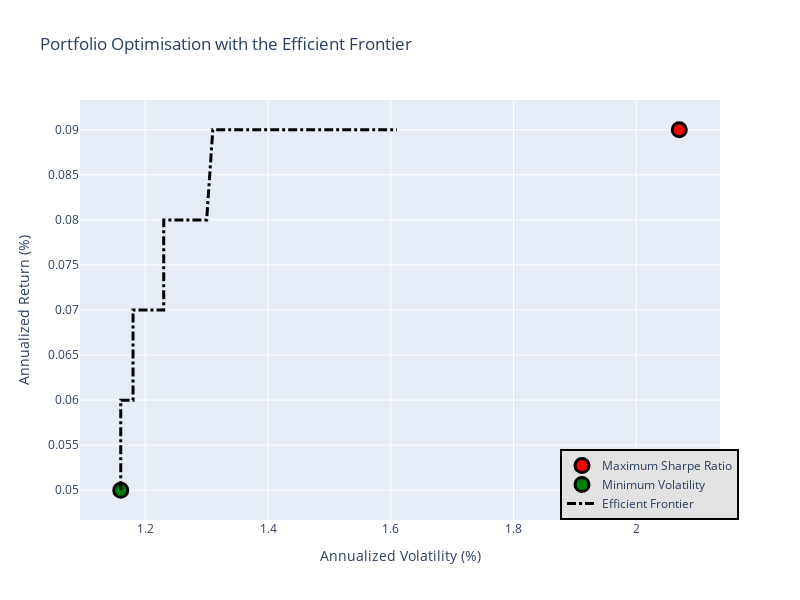

The notebook cell this image was saved under:
### Code cell
### This one works 

def maxSR(mean_log_returns, covariance_matrix_log_returns, risk_free_rate=.03, constraintSet=(0, 1)):
    num_assets = len(mean_log_returns)
    
    def portfolio_return(weights):
        return np.dot(weights, mean_log_returns)
    
    def portfolio_volatility(weights):
        return np.sqrt(np.dot(weights.T, np.dot(covariance_matrix_log_returns, weights)))
    
    def negative_sharpe_ratio(weights):
        return - (portfolio_return(weights) - risk_free_rate) / portfolio_volatility(weights)
    
    constraints = {'type': 'eq', 'fun': lambda x: np.sum(x) - 1}
    bounds = tuple(constraintSet for _ in range(num_assets))
    initial_guess = num_assets * [1. / num_assets]
    
    result = minimize(negative_sharpe_ratio, initial_guess, method='SLSQP', bounds=bounds, constraints=constraints)
    return result

def minimizeVariance(mean_log_returns, covariance_matrix_log_returns, constraintSet=(0, 1)):
    num_assets = len(mean_log_returns)
    
    def portfolio_volatility(weights):
        return np.sqrt(np.dot(weights.T, np.dot(covariance_matrix_log_returns, weights)))
    
    constraints = {'type': 'eq', 'fun': lambda x: np.sum(x) - 1}
    bounds = tuple(constraintSet for _ in range(num_assets))
    initial_guess = num_assets * [1. / num_assets]
    
    result = minimize(portfolio_volatility, initial_guess, method='SLSQP', bounds=bounds, constraints=constraints)
    return result

def portfolioPerformance(weights, mean_log_returns, covariance_matrix_log_returns):
    portfolio_return = np.dot(weights, mean_log_returns)
    portfolio_stddev = np.sqrt(np.dot(weights.T, np.dot(covariance_matrix_log_returns, weights)))
    return portfolio_return, portfolio_stddev

def portfolioReturn(weights, mean_log_returns, covariance_matrix_log_returns):
    return np.dot(weights, mean_log_returns)

def portfolioVariance(weights, mean_log_returns, covariance_matrix_log_returns):
    return np.sqrt(np.dot(weights.T, np.dot(covariance_matrix_log_returns, weights)))

def efficientOpt(mean_log_returns, covariance_matrix_log_returns, returnTarget, constraintSet=(0, 1)):
    "For each returnTarget, we want to optimize the portfolio for minimum variance"
    num_assets = len(mean_log_returns)
    args = (mean_log_returns, covariance_matrix_log_returns)
    
    constraints = (
        {'type': 'eq', 'fun': lambda x: portfolioReturn(x, mean_log_returns, covariance_matrix_log_returns) - returnTarget},
        {'type': 'eq', 'fun': lambda x: np.sum(x) - 1}
    )
    bounds = tuple(constraintSet for _ in range(num_assets))
    initial_guess = num_assets * [1. / num_assets]
    
    effOpt = minimize(portfolioVariance, initial_guess, args=args, method='SLSQP', bounds=bounds, constraints=constraints)
    return effOpt

def calculatedResults(mean_log_returns, covariance_matrix_log_returns, risk_free_rate=.03, constraintSet=(0, 1)):
    "read in mean, cov matrix, and other financial information"
    "output, Max SR, Min Volatility, efficient frontier"
    # Max Sharpe Ratio Portfolio
    maxSR_Portfolio = maxSR(mean_log_returns, covariance_matrix_log_returns, risk_free_rate, constraintSet)
    maxSR_Returns, maxSR_std = portfolioPerformance(maxSR_Portfolio.x, mean_log_returns, covariance_matrix_log_returns)
    maxSR_Returns, maxSR_std = round(maxSR_Returns * 100, 2), round(maxSR_std * 100, 2)
    maxSR_allocation = pd.DataFrame(maxSR_Portfolio.x, index=mean_log_returns.index, columns=['allocation'])
    maxSR_allocation.allocation = [round(i * 100, 0) for i in maxSR_allocation.allocation]
    
    # Min Volatility Portfolio 
    minVol_Portfolio = minimizeVariance(mean_log_returns, covariance_matrix_log_returns, constraintSet)
    minVol_returns, minVol_std = portfolioPerformance(minVol_Portfolio.x, mean_log_returns, covariance_matrix_log_returns)
    minVol_returns, minVol_std = round(minVol_returns * 100, 2), round(minVol_std * 100, 2)
    minVol_allocation = pd.DataFrame(minVol_Portfolio.x, index=mean_log_returns.index, columns=['allocation'])
    minVol_allocation.allocation = [round(i * 100, 0) for i in minVol_allocation.allocation]

    # Efficient Frontier
    target_returns = np.linspace(minVol_returns / 100, maxSR_Returns / 100, 100)
    efficient_stddevs = []
    efficient_allocations = []
    
    for target in target_returns:
        efficient_portfolio = efficientOpt(mean_log_returns, covariance_matrix_log_returns, target, constraintSet)
        efficient_stddev = portfolioPerformance(efficient_portfolio.x, mean_log_returns, covariance_matrix_log_returns)[1]
        efficient_stddevs.append(efficient_stddev)
        efficient_allocations.append(efficient_portfolio.x)

    efficient_stddevs = [round(std * 100, 2) for std in efficient_stddevs]
    target_returns = [round(ret * 100, 2) for ret in target_returns]
    
    return maxSR_Returns, maxSR_std, maxSR_allocation, minVol_returns, minVol_std, minVol_allocation, efficient_stddevs, target_returns, efficient_allocations

# Graph Function
def EF_graph(mean_log_returns, covariance_matrix_log_returns, riskFreeRate=.03, constraintSet=(0, 1)):
    "return a graph, plotting minVol, maxSR and efficient frontier"
    maxSR_Returns, maxSR_std, maxSR_allocation, minVol_returns, minVol_std, minVol_allocation, efficientList, targetReturn, efficient_allocations = calculatedResults(mean_log_returns, covariance_matrix_log_returns, riskFreeRate, constraintSet)
    
    # Max SR
    MaxSharpeRatio = go.Scatter(
        name="Maximum Sharpe Ratio",
        mode="markers",
        x=[maxSR_std],
        y=[maxSR_Returns],
        marker=dict(color='red', size=14, line=dict(width=3, color='black')),
        text=[maxSR_allocation.to_dict()['allocation']],
        hoverinfo='text'
    )
    
    # Min Vol
    MinVol = go.Scatter(
        name="Minimum Volatility",
        mode="markers",
        x=[minVol_std],
        y=[minVol_returns],
        marker=dict(color='green', size=14, line=dict(width=3, color='black')),
        text=[minVol_allocation.to_dict()['allocation']],
        hoverinfo='text'
    )    
         
    # Efficient Frontier
    efficient_text = [
        "<br>".join([f"{symbol}: {round(weight*100, 2)}%" for symbol, weight in zip(mean_log_returns.index, alloc)])
        for alloc in efficient_allocations
    ]
    
    EF_curve = go.Scatter(
        name="Efficient Frontier",
        mode="lines",
        x=efficientList,
        y=targetReturn,
        line=dict(color='black', width=3, dash='dashdot'),
        text=efficient_text,
        hoverinfo='text'
    )    
    
    data = [MaxSharpeRatio, MinVol, EF_curve]
    
    layout = go.Layout(
        title="Portfolio Optimisation with the Efficient Frontier",
        yaxis=dict(title="Annualized Return (%)"),
        xaxis=dict(title="Annualized Volatility (%)"),
        showlegend=True,
        legend=dict(
            x=0.75, 
            y=0, 
            traceorder='normal', 
            bgcolor='#E2E2E2', 
            bordercolor='black', 
            borderwidth=2),
        width=800,
        height=600,
    )
        
    fig = go.Figure(data=data, layout=layout)   
    
    return fig.show()

EF_graph(mean_log_returns, covariance_matrix_log_returns)

### Figure 1 — Plotly figure (JSON) as saved in the notebook; plotly's stock layout.template omitted (floating-point values rounded to 4 significant figures)
{"data": [{"hoverinfo": "text", "marker": {"color": "red", "line": {"color": "black", "width": 3}, "size": 14}, "mode": "markers", "name": "Maximum Sharpe Ratio", "text": ["{'AMZN': 100.0, 'COST': 0.0, 'MMM': 0.0}"], "type": "scatter", "x": [2.07], "y": [0.09]}, {"hoverinfo": "text", "marker": {"color": "green", "line": {"color": "black", "width": 3}, "size": 14}, "mode": "markers", "name": "Minimum Volatility", "text": ["{'AMZN': 9.0, 'COST': 47.0, 'MMM': 45.0}"], "type": "scatter", "x": [1.16], "y": [0.05]}, {"hoverinfo": "text", "line": {"color": "black", "dash": "dashdot", "width": 3}, "mode": "lines", "name": "Efficient Frontier", "text": ["AMZN: 6.86%<br>COST: 49.18%<br>MMM: 43.97%", "AMZN: 7.0%<br>COST: 49.53%<br>MMM: 43.46%", "AMZN: 7.15%<br>COST: 49.89%<br>MMM: 42.96%", "AMZN: 7.3%<br>COST: 50.25%<br>MMM: 42.46%", "AMZN: 7.44%<br>COST: 50.6%<br>MMM: 41.95%", "AMZN: 7.59%<br>COST: 50.96%<br>MMM: 41.45%", "AMZN: 7.74%<br>COST: 51.31%<br>MMM: 40.95%", "AMZN: 7.88%<br>COST: 51.67%<br>MMM: 40.44%", "AMZN: 8.03%<br>COST: 52.03%<br>MMM: 39.94%", "AMZN: 8.18%<br>COST: 52.38%<br>MMM: 39.44%", "AMZN: 8.33%<br>COST: 52.74%<br>MMM: 38.93%", "AMZN: 8.47%<br>COST: 53.1%<br>MMM: 38.43%", "AMZN: 8.62%<br>COST: 53.45%<br>MMM: 37.93%", "AMZN: 8.77%<br>COST: 53.81%<br>MMM: 37.42%", "AMZN: 8.91%<br>COST: 54.16%<br>MMM: 36.92%", "AMZN: 9.06%<br>COST: 54.52%<br>MMM: 36.42%", "AMZN: 9.21%<br>COST: 54.88%<br>MMM: 35.91%", "AMZN: 9.36%<br>COST: 55.23%<br>MMM: 35.41%", "AMZN: 9.5%<br>COST: 55.59%<br>MMM: 34.91%", "AMZN: 9.65%<br>COST: 55.94%<br>MMM: 34.41%", "AMZN: 9.8%<br>COST: 56.3%<br>MMM: 33.9%", "AMZN: 9.95%<br>COST: 56.66%<br>MMM: 33.4%", "AMZN: 10.09%<br>COST: 57.01%<br>MMM: 32.9%", "AMZN: 10.24%<br>COST: 57.37%<br>MMM: 32.39%", "AMZN: 10.39%<br>COST: 57.73%<br>MMM: 31.89%", "AMZN: 10.53%<br>COST: 58.09%<br>MMM: 31.38%", "AMZN: 10.67%<br>COST: 58.45%<br>MMM: 30.88%", "AMZN: 10.84%<br>COST: 58.78%<br>MMM: 30.38%", "AMZN: 10.96%<br>COST: 59.17%<br>MMM: 29.87%", "AMZN: 11.12%<br>COST: 59.51%<br>MMM: 29.37%", "AMZN: 11.27%<br>COST: 59.86%<br>MMM: 28.87%", "AMZN: 11.42%<br>COST: 60.22%<br>MMM: 28.37%", "AMZN: 11.57%<br>COST: 60.57%<br>MMM: 27.86%", "AMZN: 11.72%<br>COST: 60.93%<br>MMM: 27.36%", "AMZN: 11.86%<br>COST: 61.28%<br>MMM: 26.86%", "AMZN: 12.01%<br>COST: 61.64%<br>MMM: 26.35%", "AMZN: 12.16%<br>COST: 61.99%<br>MMM: 25.85%", "AMZN: 12.31%<br>COST: 62.35%<br>MMM: 25.35%", "AMZN: 12.45%<br>COST: 62.7%<br>MMM: 24.84%", "AMZN: 12.6%<br>COST: 63.06%<br>MMM: 24.34%", "AMZN: 12.75%<br>COST: 63.41%<br>MMM: 23.84%", "AMZN: 12.9%<br>COST: 63.77%<br>MMM: 23.33%", "AMZN: 13.05%<br>COST: 64.12%<br>MMM: 22.83%", "AMZN: 13.19%<br>COST: 64.48%<br>MMM: 22.33%", "AMZN: 13.34%<br>COST: 64.83%<br>MMM: 21.82%", "AMZN: 13.49%<br>COST: 65.19%<br>MMM: 21.32%", "AMZN: 13.64%<br>COST: 65.55%<br>MMM: 20.82%", "AMZN: 13.78%<br>COST: 65.9%<br>MMM: 20.31%", "AMZN: 13.93%<br>COST: 66.26%<br>MMM: 19.81%", "AMZN: 14.08%<br>COST: 66.61%<br>MMM: 19.31%", "AMZN: 14.23%<br>COST: 66.97%<br>MMM: 18.81%", "AMZN: 14.38%<br>COST: 67.32%<br>MMM: 18.3%", "AMZN: 14.52%<br>COST: 67.68%<br>MMM: 17.8%", "AMZN: 14.67%<br>COST: 68.03%<br>MMM: 17.3%", "AMZN: 14.82%<br>COST: 68.39%<br>MMM: 16.79%", "AMZN: 14.97%<br>COST: 68.74%<br>MMM: 16.29%", "AMZN: 15.12%<br>COST: 69.1%<br>MMM: 15.79%", "AMZN: 15.26%<br>COST: 69.45%<br>MMM: 15.28%", "AMZN: 15.41%<br>COST: 69.81%<br>MMM: 14.78%", "AMZN: 15.56%<br>COST: 70.16%<br>MMM: 14.28%", "AMZN: 15.71%<br>COST: 70.52%<br>MMM: 13.77%", "AMZN: 15.86%<br>COST: 70.87%<br>MMM: 13.27%", "AMZN: 16.0%<br>COST: 71.23%<br>MMM: 12.77%", "AMZN: 16.15%<br>COST: 71.58%<br>MMM: 12.26%", "AMZN: 16.3%<br>COST: 71.94%<br>MMM: 11.76%", "AMZN: 16.45%<br>COST: 72.29%<br>MMM: 11.26%", "AMZN: 16.6%<br>COST: 72.65%<br>MMM: 10.75%", "AMZN: 16.75%<br>COST: 73.0%<br>MMM: 10.25%", "AMZN: 16.89%<br>COST: 73.36%<br>MMM: 9.75%", "AMZN: 17.04%<br>COST: 73.71%<br>MMM: 9.25%", "AMZN: 17.19%<br>COST: 74.07%<br>MMM: 8.74%", "AMZN: 17.34%<br>COST: 74.42%<br>MMM: 8.24%", "AMZN: 17.49%<br>COST: 74.78%<br>MMM: 7.74%", "AMZN: 17.64%<br>COST: 75.13%<br>MMM: 7.23%", "AMZN: 17.78%<br>COST: 75.49%<br>MMM: 6.73%", "AMZN: 17.93%<br>COST: 75.84%<br>MMM: 6.23%", "AMZN: 18.08%<br>COST: 76.2%<br>MMM: 5.72%", "AMZN: 18.23%<br>COST: 76.55%<br>MMM: 5.22%", "AMZN: 18.38%<br>COST: 76.91%<br>MMM: 4.72%", "AMZN: 18.53%<br>COST: 77.26%<br>MMM: 4.21%", "AMZN: 18.67%<br>COST: 77.61%<br>MMM: 3.71%", "AMZN: 18.82%<br>COST: 77.97%<br>MMM: 3.21%", "AMZN: 18.97%<br>COST: 78.32%<br>MMM: 2.7%", "AMZN: 19.12%<br>COST: 78.68%<br>MMM: 2.2%", "AMZN: 19.27%<br>COST: 79.03%<br>MMM: 1.7%", "AMZN: 19.42%<br>COST: 79.39%<br>MMM: 1.2%", "AMZN: 19.57%<br>COST: 79.74%<br>MMM: 0.69%", "AMZN: 19.65%<br>COST: 80.17%<br>MMM: 0.18%", "AMZN: 22.22%<br>COST: 77.78%<br>MMM: 0.0%", "AMZN: 26.14%<br>COST: 73.86%<br>MMM: 0.0%", "AMZN: 30.07%<br>COST: 69.93%<br>MMM: 0.0%", "AMZN: 33.99%<br>COST: 66.01%<br>MMM: 0.0%", "AMZN: 37.92%<br>COST: 62.08%<br>MMM: 0.0%", "AMZN: 41.84%<br>COST: 58.16%<br>MMM: 0.0%", "AMZN: 45.77%<br>COST: 54.23%<br>MMM: 0.0%", "AMZN: 49.69%<br>COST: 50.31%<br>MMM: 0.0%", "AMZN: 53.62%<br>COST: 46.38%<br>MMM: 0.0%", "AMZN: 57.54%<br>COST: 42.46%<br>MMM: 0.0%", "AMZN: 61.47%<br>COST: 38.53%<br>MMM: 0.0%", "AMZN: 65.39%<br>COST: 34.61%<br>MMM: 0.0%"], "type": "scatter", "x": [1.16, 1.16, 1.16, 1.16, 1.16, 1.16, 1.16, 1.16, 1.16, 1.16, 1.16, 1.16, 1.16, 1.16, 1.16, 1.16, 1.16, 1.16, 1.16, 1.16, 1.16, 1.16, 1.16, 1.16, 1.16, 1.16, 1.16, 1.16, 1.17, 1.17, 1.17, 1.17, 1.17, 1.17, 1.17, 1.17, 1.17, 1.18, 1.18, 1.18, 1.18, 1.18, 1.18, 1.19, 1.19, 1.19, 1.19, 1.19, 1.2, 1.2, 1.2, 1.2, 1.2, 1.21, 1.21, 1.21, 1.21, 1.22, 1.22, 1.22, 1.22, 1.23, 1.23, 1.23, 1.23, 1.24, 1.24, 1.24, 1.24, 1.25, 1.25, 1.25, 1.26, 1.26, 1.26, 1.27, 1.27, 1.27, 1.28, 1.28, 1.28, 1.29, 1.29, 1.29, 1.3, 1.3, 1.3, 1.31, 1.31, 1.32, 1.33, 1.35, 1.37, 1.4, 1.42, 1.46, 1.49, 1.53, 1.57, 1.61], "y": [0.05, 0.05, 0.05, 0.05, 0.05, 0.05, 0.05, 0.05, 0.05, 0.05, 0.05, 0.05, 0.05, 0.06, 0.06, 0.06, 0.06, 0.06, 0.06, 0.06, 0.06, 0.06, 0.06, 0.06, 0.06, 0.06, 0.06, 0.06, 0.06, 0.06, 0.06, 0.06, 0.06, 0.06, 0.06, 0.06, 0.06, 0.06, 0.07, 0.07, 0.07, 0.07, 0.07, 0.07, 0.07, 0.07, 0.07, 0.07, 0.07, 0.07, 0.07, 0.07, 0.07, 0.07, 0.07, 0.07, 0.07, 0.07, 0.07, 0.07, 0.07, 0.07, 0.08, 0.08, 0.08, 0.08, 0.08, 0.08, 0.08, 0.08, 0.08, 0.08, 0.08, 0.08, 0.08, 0.08, 0.08, 0.08, 0.08, 0.08, 0.08, 0.08, 0.08, 0.08, 0.08, 0.08, 0.08, 0.09, 0.09, 0.09, 0.09, 0.09, 0.09, 0.09, 0.09, 0.09, 0.09, 0.09, 0.09, 0.09]}], "layout": {"height": 600, "legend": {"bgcolor": "#E2E2E2", "bordercolor": "black", "borderwidth": 2, "traceorder": "normal", "x": 0.75, "y": 0}, "showlegend": true, "title": {"text": "Portfolio Optimisation with the Efficient Frontier"}, "width": 800, "xaxis": {"title": {"text": "Annualized Volatility (%)"}}, "yaxis": {"title": {"text": "Annualized Return (%)"}}}}
